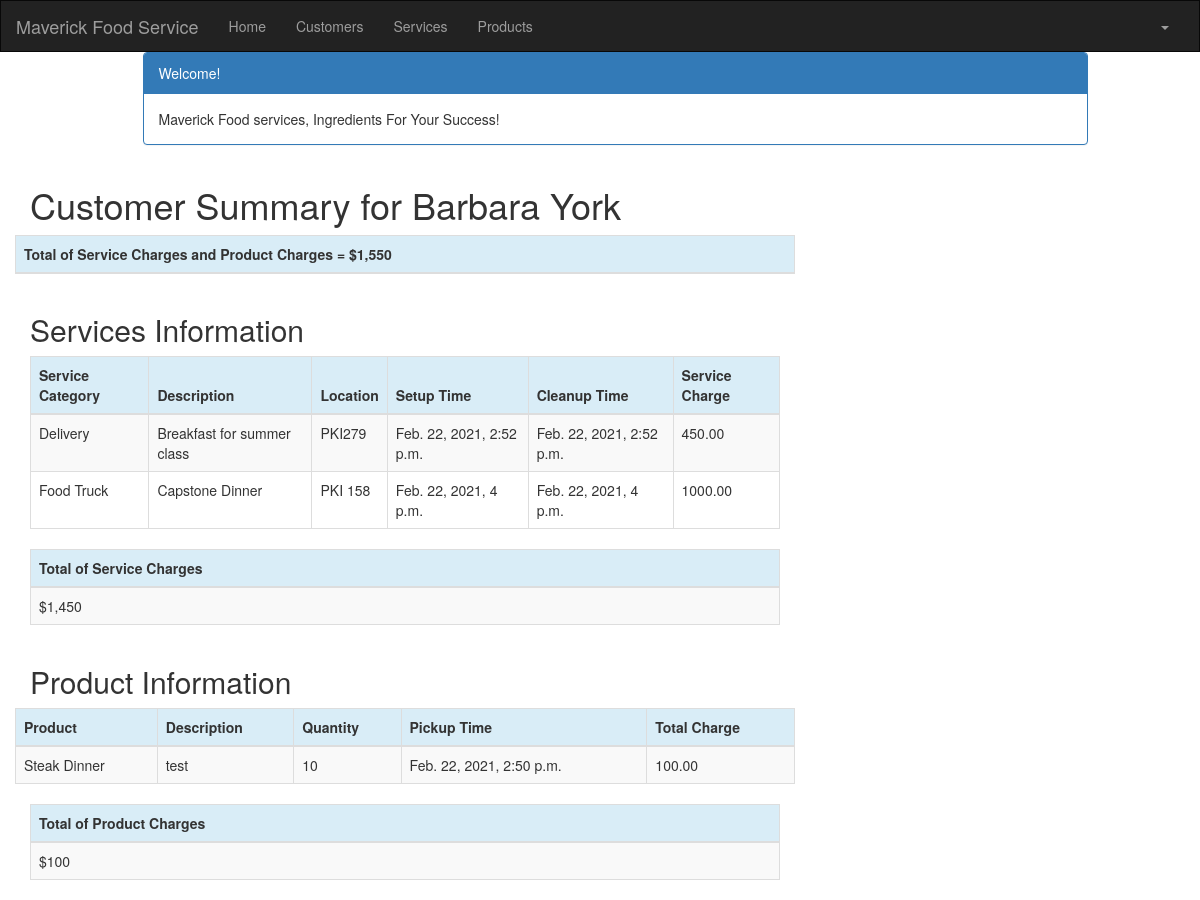
The page /customer/1/summary/ (signed in) on the database its author committed.
### crm/models.py (models this page shows, shortened)
class Customer(models.Model):
    cust_name = models.CharField(max_length=50)
    organization = models.CharField(max_length=100, blank=True)
    role = models.CharField(max_length=100)
    email = models.EmailField(max_length=100)
    bldgroom = models.CharField(max_length=100)
    address = models.CharField(max_length=200)
    account_number = models.IntegerField(blank=False, null=False)
    city = models.CharField(max_length=50)
    state = models.CharField(max_length=50)
    zipcode = models.CharField(max_length=10)
    phone_number = models.CharField(max_length=50)
    created_date = models.DateTimeField(
        default=timezone.now)
    updated_date = models.DateTimeField(auto_now_add=True)

class Service(models.Model):
    cust_name = models.ForeignKey(Customer, on_delete=models.CASCADE, related_name='services')
    service_category = models.CharField(max_length=100)
    description = models.TextField()
    location = models.CharField(max_length=200)
    setup_time = models.DateTimeField(
        default=timezone.now)
    cleanup_time = models.DateTimeField(
        default=timezone.now)
    service_charge = models.DecimalField(max_digits=10, decimal_places=2)
    created_date = models.DateTimeField(
        default=timezone.now)
    updated_date = models.DateTimeField(auto_now_add=True)

class Product(models.Model):
    cust_name = models.ForeignKey(Customer, on_delete=models.CASCADE, related_name='products')
    product = models.CharField(max_length=100)
    p_description = models.TextField()
    quantity = models.IntegerField()
    pickup_time = models.DateTimeField(
        default=timezone.now)
    charge = models.DecimalField(max_digits=10, decimal_places=2)
    created_date = models.DateTimeField(
        default=timezone.now)
    updated_date = models.DateTimeField(auto_now_add=True)

### crm/views.py (the view)
# urls.py: path('customer/<int:pk>/summary/', views.summary, name='summary'),
@login_required
def summary(request, pk):
    customer = get_object_or_404(Customer, pk=pk)
    customers = Customer.objects.filter(created_date__lte=timezone.now())
    services = Service.objects.filter(cust_name=pk)
    products = Product.objects.filter(cust_name=pk)
    sum_service_charge = \
        Service.objects.filter(cust_name=pk).aggregate(Sum('service_charge'))
    sum_product_charge = \
        Product.objects.filter(cust_name=pk).aggregate(Sum('charge'))
    sum = sum_product_charge.get("charge__sum")
    if sum == None:
        sum_product_charge = {'charge__sum': Decimal('0')}
    sum = sum_service_charge.get("service_charge__sum")
    if sum == None:
        sum_service_charge = {'service_charge__sum': Decimal('0')}
    return render(request, 'crm/summary.html', {'customer': customer,
                                                'products': products,
                                                'services': services,
                                                'sum_service_charge': sum_service_charge,
                                                'sum_product_charge': sum_product_charge, })

### crm/templates/crm/summary.html (shortened to what this page needs)
{% extends 'crm/base.html' %}
{% block content %}
{% load mathfilters %}
{% load humanize %}
<div class="container">
    <div class="row">
        <div class="col-md-10 col-md-offset-1">
            <div class="panel panel-primary">
                <div class="panel-heading">Welcome!</div>
                <div class="panel-body">
                    Maverick Food services, Ingredients For Your Success!
                </div>
            </div>
        </div>
    </div>
</div>
<div class="row">
  <h1 style="padding-left: 15Px">Customer Summary for {{ customer.cust_name }}</h1>
        <div>
        <table class="table table-striped table-bordered table-hover">
            <thead>
            <tr class="bg-info">
                <th>Total of Service Charges and Product Charges = ${{ sum_service_charge.service_charge__sum|addition:sum_product_charge.charge__sum|intcomma }}
            </tr>
            </thead>
        </table>
    </div>
    </div>
        <div class="row">
        <h2 style="padding-left: 15Px">Services Information</h2>
    </div>
    <div>
        <table class="table table-striped table-bordered table-hover">
            <thead>
            <tr class="bg-info">
                <th>Service Category</th>
                <th>Description</th>
                <th>Location</th>
                <th>Setup Time</th>
                <th>Cleanup Time</th>
                <th>Service Charge</th>
            </tr>
            </thead>
            <tbody>
            {% for service in services %}
                <tr>
                    <td>{{ service.service_category }}</td>
                    <td>{{ service.description }}</td>
                    <td>{{ service.location }}</td>
                    <td>{{ service.setup_time }}</td>
                    <td>{{ service.cleanup_time }}</td>
                    <td>{{ service.service_charge }}</td>
                </tr>
            {% endfor %}
            </tbody>
        </table>
    </div>
    <table class="table table-striped table-bordered table-hover">
        <thead>
            <tr class="bg-info">
                <th>Total of Service Charges</th>
            </tr>
        </thead>
        <tbody>
            <tr>
                <td>${{ sum_service_charge.service_charge__sum|intcomma }}</td>
            </tr>
        </tbody>
    </table>
    <div class="row">
        <h2 style="padding-left: 15Px">Product Information</h2>
    </div>
    <div class="row">
        <table class="table table-striped table-bordered table-hover">
            <thead>
            <tr class="bg-info">
                <th>Product</th>
                <th>Description</th>
                <th>Quantity</th>
                <th>Pickup Time</th>
                <th>Total Charge</th>
            </tr>
            </thead>
            <tbody>
            {% for product in products %}
                <tr>
                    <td>{{ product.product }}</td>
                    <td>{{ product.p_description }}</td>
                    <td>{{ product.quantity|intcomma }}</td>
                    <td>{{ product.pickup_time }}</td>
                    <td>{{ product.charge|intcomma }}</td>
                </tr>
            {% endfor %}
            </tbody>
        </table>
    </div>
        <table class="table table-striped table-bordered table-hover">
        <thead>
            <tr class="bg-info">
                <th>Total of Product Charges</th>
            </tr>
        </thead>
        <tbody>
            <tr>
                <td>${{ sum_product_charge.charge__sum|intcomma }}</td>
            </tr>
        </tbody>
    </table>
{% endblock %}

### rows shown on the page
Customer: cust_name "Barbara York"
Service: service_category "Delivery", description "Breakfast for summer class", location "PKI279", setup_time "Feb. 22, 2021, 2:52 p.m.", cleanup_time "Feb. 22, 2021, 2:52 p.m.", service_charge "450.00"
Service: service_category "Food Truck", description "Capstone Dinner", location "PKI 158", setup_time "Feb. 22, 2021, 4 p.m.", cleanup_time "Feb. 22, 2021, 4 p.m.", service_charge "1000.00"
Product: product "Steak Dinner", p_description "test", quantity "10", pickup_time "Feb. 22, 2021, 2:50 p.m.", charge "100.00"

### other values the page prints
{{ sum_service_charge.service_charge__sum|intcomma }} "1,450"
{{ sum_product_charge.charge__sum|intcomma }} "100"
